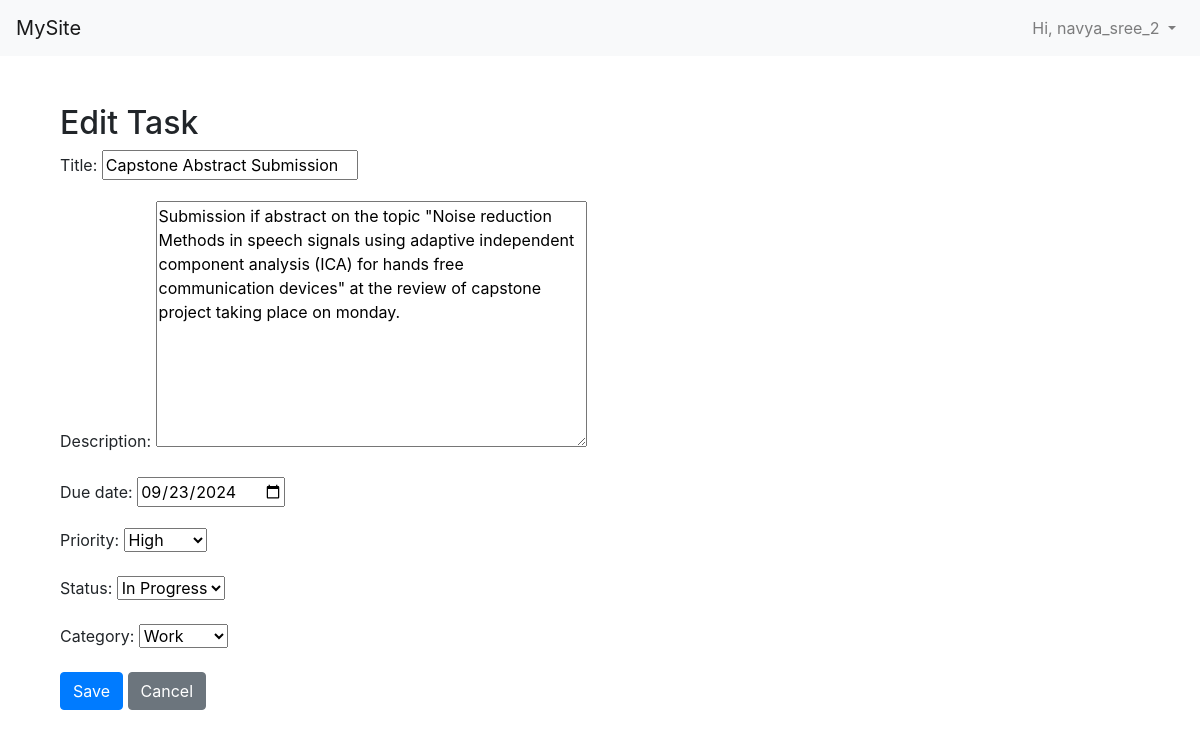
Page /tasks/2/edit/ (signed in) on the committed database.
### tasks/models.py (models this page shows, shortened)
class Task(models.Model):
    PRIORITY_CHOICES = [
        ('L', 'Low'),
        ('M', 'Medium'),
        ('H', 'High'),
    ]
    STATUS_CHOICES = [
        ('P', 'Pending'),
        ('IP', 'In Progress'),
        ('C', 'Completed'),
    ]
    user = models.ForeignKey(User, on_delete=models.CASCADE)
    title = models.CharField(max_length=200)
    description = models.TextField(blank=True)
    due_date = models.DateField(null=True, blank=True)
    priority = models.CharField(max_length=1, choices=PRIORITY_CHOICES, default='M')
    status = models.CharField(max_length=2, choices=STATUS_CHOICES, default='P')
    category = models.ForeignKey(Category, null=True, on_delete=models.SET_NULL)
    created_at = models.DateTimeField(auto_now_add=True)

### tasks/views.py (the view)
# urls.py: path('tasks/<int:pk>/edit/', views.task_update, name='task_update'),
@login_required
def task_update(request, pk):
    task = get_object_or_404(Task, pk=pk, user=request.user)
    if request.method == 'POST':
        form = TaskForm(request.POST, instance=task)
        if form.is_valid():
            form.save()
            messages.success(request, 'Task updated successfully!')
            return redirect('task_list')
    else:
        form = TaskForm(instance=task)
    return render(request, 'tasks/task_form.html', {'form': form})

### tasks/forms.py
class TaskForm(forms.ModelForm):
    due_date = forms.DateField(
        required=False,
        widget=forms.DateInput(attrs={'type': 'date'})
    )
    class Meta:
        model = Task
        fields = ['title', 'description', 'due_date', 'priority', 'status', 'category']

### tasks/models.py (called while the page is built)
    def __str__(self):
        return self.name  # This will return the name of the category

### tasks/templates/tasks/task_form.html (shortened to what this page needs)
{% extends 'dashboard.html' %}
{% block content %}
<div class="container mt-5">
    <h2>{{ form.instance.pk|yesno:"Edit Task,Add New Task" }}</h2>
    <form method="post">
        {{ form.as_p }}
        <button type="submit" class="btn btn-primary">Save</button>
        <a href="{% url 'task_list' %}" class="btn btn-secondary">Cancel</a>
    </form>
</div>
{% endblock %}

### tasks/templates/dashboard.html (shortened to what this page needs)
<!DOCTYPE html>
<html lang="en">
<head>
    <link href="https://stackpath.bootstrapcdn.com/bootstrap/4.5.2/css/bootstrap.min.css" rel="stylesheet">
</head>
<body>
    <nav class="navbar navbar-expand-lg navbar-light bg-light">
        <a class="navbar-brand" href="{% url 'dashboard' %}">MySite</a>
        <div class="collapse navbar-collapse" id="navbarNav">
            <ul class="navbar-nav ml-auto">
                {% if user.is_authenticated %}
                    <li class="nav-item dropdown">
                        <a class="nav-link dropdown-toggle" href="#" id="navbarDropdown" role="button" data-toggle="dropdown" aria-haspopup="true" aria-expanded="false">
                            Hi, {{ user.username }}
                        </a>
                    </li>
                {% endif %}
            </ul>
        </div>
    </nav>
    <div class="container mt-3">
        {% block content %}
        {% endblock %}
    </div>
</body>
</html>

### rows in the picture
Task: instance.pk "Edit Task", title "Capstone Abstract Submission", description "Submission if abstract on the topic \"Noise reduction Methods in speech signals using adaptive independent component analysis (ICA) for hands free communication devices\" at the review of capstone project taking place on monday.", due_date "09/23/2024", priority "High", status "In Progress", category "Work"

### other values in the picture
{{ user.username }} "navya_sree_2"
